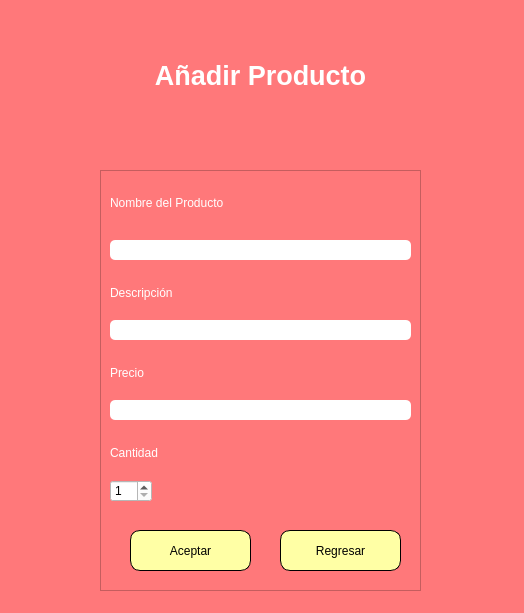
<?xml version="1.0" encoding="UTF-8"?>
<ui version="4.0">
 <class>MainWindow</class>
 <widget class="QMainWindow" name="MainWindow">
  <property name="geometry">
   <rect>
    <x>0</x>
    <y>0</y>
    <width>524</width>
    <height>613</height>
   </rect>
  </property>
  <property name="windowTitle">
   <string>MainWindow</string>
  </property>
  <property name="styleSheet">
   <string notr="true">background-color: rgb(255, 120, 122);</string>
  </property>
  <widget class="QWidget" name="centralwidget">
   <widget class="QLabel" name="label">
    <property name="geometry">
     <rect>
      <x>0</x>
      <y>0</y>
      <width>521</width>
      <height>151</height>
     </rect>
    </property>
    <property name="font">
     <font>
      <pointsize>16</pointsize>
      <italic>false</italic>
     </font>
    </property>
    <property name="toolTip">
     <string>&lt;html&gt;&lt;head/&gt;&lt;body&gt;&lt;p&gt;&lt;br/&gt;&lt;/p&gt;&lt;/body&gt;&lt;/html&gt;</string>
    </property>
    <property name="text">
     <string>&lt;html&gt;&lt;head/&gt;&lt;body&gt;&lt;p align=&quot;center&quot;&gt;&lt;span style=&quot; font-size:20pt; font-weight:600; color:#ffffff;&quot;&gt;Añadir Producto&lt;/span&gt;&lt;/p&gt;&lt;/body&gt;&lt;/html&gt;</string>
    </property>
   </widget>
   <widget class="QFrame" name="frame">
    <property name="geometry">
     <rect>
      <x>100</x>
      <y>170</y>
      <width>321</width>
      <height>421</height>
     </rect>
    </property>
    <property name="frameShape">
     <enum>QFrame::StyledPanel</enum>
    </property>
    <property name="frameShadow">
     <enum>QFrame::Raised</enum>
    </property>
    <widget class="QLabel" name="label_4">
     <property name="geometry">
      <rect>
       <x>10</x>
       <y>100</y>
       <width>281</width>
       <height>47</height>
      </rect>
     </property>
     <property name="styleSheet">
      <string notr="true">font: 11pt &quot;MS Shell Dlg 2&quot;;</string>
     </property>
     <property name="text">
      <string>&lt;html&gt;&lt;head/&gt;&lt;body&gt;&lt;p&gt;&lt;span style=&quot; color:#ffffff;&quot;&gt;Descripción&lt;/span&gt;&lt;/p&gt;&lt;/body&gt;&lt;/html&gt;</string>
     </property>
    </widget>
    <widget class="QLabel" name="EmailEdit">
     <property name="geometry">
      <rect>
       <x>10</x>
       <y>10</y>
       <width>301</width>
       <height>47</height>
      </rect>
     </property>
     <property name="styleSheet">
      <string notr="true">font: 11pt &quot;MS Shell Dlg 2&quot;;</string>
     </property>
     <property name="text">
      <string>&lt;html&gt;&lt;head/&gt;&lt;body&gt;&lt;p&gt;&lt;span style=&quot; color:#ffffff;&quot;&gt;Nombre del Producto&lt;/span&gt;&lt;/p&gt;&lt;/body&gt;&lt;/html&gt;</string>
     </property>
    </widget>
    <widget class="QLineEdit" name="nombreEdit">
     <property name="geometry">
      <rect>
       <x>10</x>
       <y>70</y>
       <width>301</width>
       <height>20</height>
      </rect>
     </property>
     <property name="styleSheet">
      <string notr="true">background-color: rgb(255, 255, 255);
border-radius:5px;</string>
     </property>
     <property name="placeholderText">
      <string/>
     </property>
    </widget>
    <widget class="QPushButton" name="aceptarBoton">
     <property name="geometry">
      <rect>
       <x>30</x>
       <y>360</y>
       <width>121</width>
       <height>41</height>
      </rect>
     </property>
     <property name="toolTip">
      <string>&lt;html&gt;&lt;head/&gt;&lt;body&gt;&lt;p&gt;&lt;span style=&quot; color:#ffffff;&quot;&gt;Login&lt;/span&gt;&lt;/p&gt;&lt;/body&gt;&lt;/html&gt;</string>
     </property>
     <property name="styleSheet">
      <string notr="true">font: 11pt &quot;MS Shell Dlg 2&quot;;
background-color: rgb(255, 255, 165);
border-radius:10px;
border: 1px solid black;</string>
     </property>
     <property name="text">
      <string>Aceptar</string>
     </property>
    </widget>
    <widget class="QPushButton" name="regresarBoton">
     <property name="geometry">
      <rect>
       <x>180</x>
       <y>360</y>
       <width>121</width>
       <height>41</height>
      </rect>
     </property>
     <property name="toolTip">
      <string>&lt;html&gt;&lt;head/&gt;&lt;body&gt;&lt;p&gt;&lt;span style=&quot; color:#ffffff;&quot;&gt;Login&lt;/span&gt;&lt;/p&gt;&lt;/body&gt;&lt;/html&gt;</string>
     </property>
     <property name="styleSheet">
      <string notr="true">font: 11pt &quot;MS Shell Dlg 2&quot;;
background-color: rgb(255, 255, 165);
border-radius:10px;
border: 1px solid black;</string>
     </property>
     <property name="text">
      <string>Regresar</string>
     </property>
    </widget>
    <widget class="QLabel" name="label_6">
     <property name="geometry">
      <rect>
       <x>10</x>
       <y>180</y>
       <width>281</width>
       <height>47</height>
      </rect>
     </property>
     <property name="styleSheet">
      <string notr="true">font: 11pt &quot;MS Shell Dlg 2&quot;;</string>
     </property>
     <property name="text">
      <string>&lt;html&gt;&lt;head/&gt;&lt;body&gt;&lt;p&gt;&lt;span style=&quot; color:#ffffff;&quot;&gt;Precio&lt;/span&gt;&lt;/p&gt;&lt;/body&gt;&lt;/html&gt;</string>
     </property>
    </widget>
    <widget class="QLineEdit" name="precioEdit">
     <property name="geometry">
      <rect>
       <x>10</x>
       <y>230</y>
       <width>301</width>
       <height>20</height>
      </rect>
     </property>
     <property name="styleSheet">
      <string notr="true">background-color: rgb(255, 255, 255);
border-radius:5px;</string>
     </property>
     <property name="placeholderText">
      <string/>
     </property>
    </widget>
    <widget class="QLineEdit" name="descrEdit">
     <property name="geometry">
      <rect>
       <x>10</x>
       <y>150</y>
       <width>301</width>
       <height>20</height>
      </rect>
     </property>
     <property name="styleSheet">
      <string notr="true">background-color: rgb(255, 255, 255);
border-radius:5px;</string>
     </property>
     <property name="placeholderText">
      <string/>
     </property>
    </widget>
    <widget class="QLabel" name="label_7">
     <property name="geometry">
      <rect>
       <x>10</x>
       <y>260</y>
       <width>281</width>
       <height>47</height>
      </rect>
     </property>
     <property name="styleSheet">
      <string notr="true">font: 11pt &quot;MS Shell Dlg 2&quot;;</string>
     </property>
     <property name="text">
      <string>&lt;html&gt;&lt;head/&gt;&lt;body&gt;&lt;p&gt;&lt;span style=&quot; color:#ffffff;&quot;&gt;Cantidad&lt;/span&gt;&lt;/p&gt;&lt;/body&gt;&lt;/html&gt;</string>
     </property>
    </widget>
    <widget class="QSpinBox" name="cantBox">
     <property name="geometry">
      <rect>
       <x>10</x>
       <y>310</y>
       <width>42</width>
       <height>22</height>
      </rect>
     </property>
     <property name="styleSheet">
      <string notr="true">background-color: rgb(255, 255, 255);</string>
     </property>
     <property name="minimum">
      <number>1</number>
     </property>
     <property name="maximum">
      <number>99</number>
     </property>
    </widget>
   </widget>
  </widget>
 </widget>
 <resources/>
 <connections/>
</ui>
